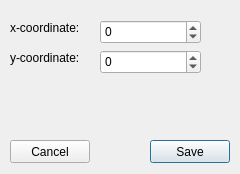
<?xml version="1.0" encoding="UTF-8"?>
<ui version="4.0">
 <class>CoordinateDialog</class>
 <widget class="QDialog" name="CoordinateDialog">
  <property name="geometry">
   <rect>
	<x>0</x>
	<y>0</y>
	<width>240</width>
	<height>174</height>
   </rect>
  </property>
  <property name="windowTitle">
   <string>Dialog</string>
  </property>
  <widget class="QSpinBox" name="sbX">
   <property name="geometry">
	<rect>
	 <x>100</x>
	 <y>20</y>
	 <width>101</width>
	 <height>24</height>
	</rect>
   </property>
   <property name="minimum">
	<number>-1000000</number>
   </property>
   <property name="maximum">
	<number>1000000</number>
   </property>
  </widget>
  <widget class="QSpinBox" name="sbY">
   <property name="geometry">
	<rect>
	 <x>100</x>
	 <y>50</y>
	 <width>101</width>
	 <height>24</height>
	</rect>
   </property>
   <property name="minimum">
	<number>-1000000</number>
   </property>
   <property name="maximum">
	<number>1000000</number>
   </property>
  </widget>
  <widget class="QPushButton" name="buttonSave">
   <property name="geometry">
	<rect>
	 <x>150</x>
	 <y>140</y>
	 <width>80</width>
	 <height>23</height>
	</rect>
   </property>
   <property name="text">
	<string>Save</string>
   </property>
  </widget>
  <widget class="QPushButton" name="buttonCancel">
   <property name="geometry">
	<rect>
	 <x>10</x>
	 <y>140</y>
	 <width>80</width>
	 <height>23</height>
	</rect>
   </property>
   <property name="text">
	<string>Cancel</string>
   </property>
  </widget>
  <widget class="QLabel" name="labelX">
   <property name="geometry">
	<rect>
	 <x>10</x>
	 <y>20</y>
	 <width>81</width>
	 <height>16</height>
	</rect>
   </property>
   <property name="text">
	<string>x-coordinate:</string>
   </property>
  </widget>
  <widget class="QLabel" name="labelY">
   <property name="geometry">
	<rect>
	 <x>10</x>
	 <y>50</y>
	 <width>81</width>
	 <height>16</height>
	</rect>
   </property>
   <property name="text">
	<string>y-coordinate:</string>
   </property>
  </widget>
 </widget>
 <resources/>
 <connections/>
</ui>
